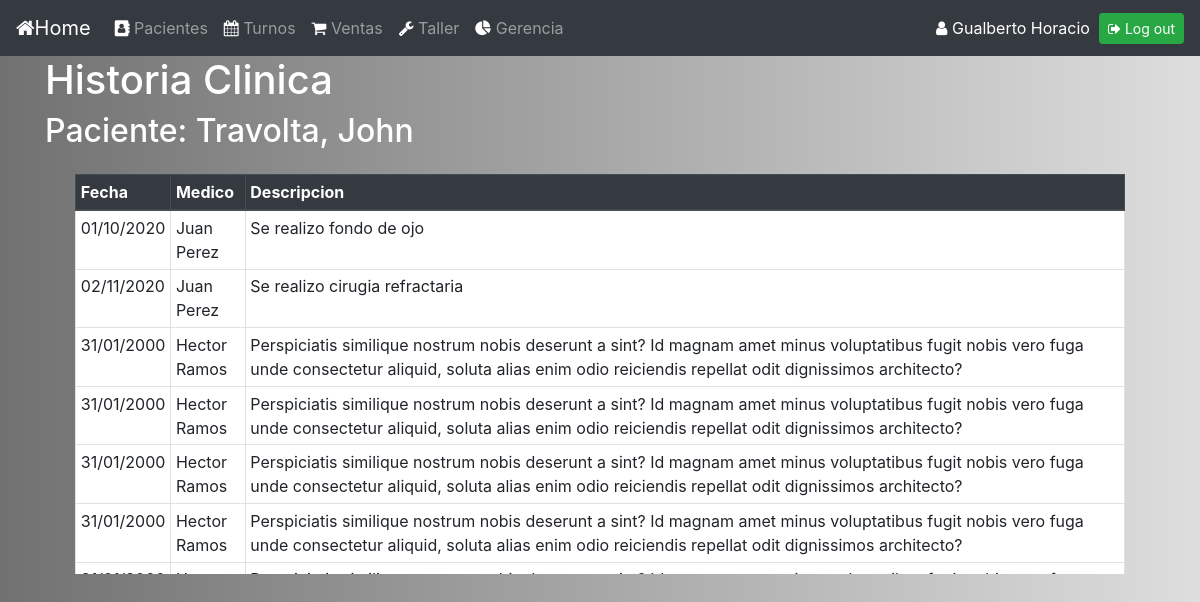
Page /122/historia_clinica (signed in) on the committed database.
### gestion_consultorio/models.py (models this page shows, shortened)
class paciente(models.Model):
    nombre = models.CharField(max_length=64)
    apellido = models.CharField(max_length=64)

class historia_medica(models.Model):
    id_paciente = models.ForeignKey(paciente, on_delete=models.CASCADE)
    id_medico = models.ForeignKey(medico, on_delete=models.CASCADE)
    fecha = models.DateField()
    descripcion = models.TextField(blank=True)

class medico(models.Model):
    nombre = models.CharField(max_length=64)
    apellido = models.CharField(max_length=64)
    def __str__(self):
        return f"{self.nombre} {self.apellido}"

### gestion_consultorio/views.py (the view)
# urls.py: path("<int:paciente_id>/historia_clinica", views.historia_clinica, name="historia_clinica"),
@login_required(login_url='login_view')
def historia_clinica(request, paciente_id):
    return render(request,"historia_clinica.html",{"paciente":paciente.objects.get(pk=paciente_id),"historia_clinica": historia_medica.objects.filter(id_paciente=paciente_id)})

### gestion_consultorio/templates/historia_clinica.html (shortened to what this page needs)
{% extends "layout.html" %}
{% block body %}
<div class="container">
  <h1 style="color:white">Historia Clinica</h1>
  <h2 style="color:white">Paciente: {{paciente.apellido}}, {{paciente.nombre}}</h2>
<div class="container">
  <div id="div1" class ="col-md-12">
    <table border="1" class="table table-hover table-bordered bg-white table-sm">
      <thead class="thead-dark">
        <tr>
          <th scope="col">Fecha</th>
          <th scope="col">Medico</th>
          <th scope="col">Descripcion</th>
        </tr>
      </thead>
      <tbody id="tabla_historia_clinica">
        {% for movimiento in historia_clinica %}
          <tr>
            <td>{{movimiento.fecha|date:"d/m/Y"}}</td>
            <td>{{movimiento.id_medico}}</td>
            <td>{{movimiento.descripcion}}</td>
          </tr>
        {% endfor %}
      </tbody>
    </table>
  </div>
</div>
{% endblock %}

### gestion_consultorio/templates/layout.html (shortened to what this page needs)
{% load static %}
<!DOCTYPE html>
<html lang="es">
<head>
    <link rel="stylesheet" href="https://cdn.jsdelivr.net/npm/bootstrap@4.5.3/dist/css/bootstrap.min.css">
    <link href="https://cdnjs.cloudflare.com/ajax/libs/font-awesome/4.7.0/css/font-awesome.min.css" rel="stylesheet">
    <link rel="stylesheet" href="{% static '/css/estilos.css' %}">
    <nav class="navbar navbar-expand-sm bg-dark navbar-dark">
        <a class="navbar-brand" href="{% url 'index' %}"> <i style="color:white;" class="fa fa-home" aria-hidden="true"></i>Home</a>
        <div class="collapse navbar-collapse" id="navbarTogglerDemo02">
            <ul class="navbar-nav mr-auto mt-2 mt-lg-0">
                <li class="nav-item">
                    <a class="nav-link" href="{% url 'pacientes' %}"> <i style="color:white;" class="fa fa-address-book" aria-hidden="true"></i> Pacientes</a>
                </li>
                <li class="nav-item">
                    <a class="nav-link" href="{% url 'turnos' %}"><i style="color:white;" class="fa fa-calendar" aria-hidden="true"></i> Turnos</a>
                </li>
                <li class="nav-item">
                    <a class="nav-link" href="{% url 'ventas' %}"><i style="color:white;" class="fa fa-shopping-cart" aria-hidden="true"></i> Ventas</a>
                </li>
                <li class="nav-item">
                    <a class="nav-link" href="{% url 'taller' %}"><i style="color:white;" class="fa fa-wrench" aria-hidden="true"></i> Taller</a>
                </li>
                <li class="nav-item">
                    <a class="nav-link" href="{% url 'gerencia' %}"><i style="color:white;" class="fa fa-pie-chart" aria-hidden="true"></i> Gerencia</a>
                </li>
            </ul>
            <a style="color: white; text-align:center;"><i style="color: white;" class="fa fa-user"></i>  {{ request.user.last_name }} {{ request.user.first_name }}</a> &nbsp;&nbsp;
            <a href="{% url 'logout_view' %}" class="btn btn-success btn-sm"><i class="fa fa-sign-out" aria-hidden="true"></i> Log out</a>
        </div>
    </nav>
</head>
<body>
    {%block body%}
    {%endblock%}
</body>
</html>

### gestion_consultorio/static/css/estilos.css (style rules this page uses)
body { background: #717171; background: -moz-linear-gradient(left, #717171 0%, #B3B3B3 61%, #DEDEDE 100%); background: -webkit-linear-gradient(left, #717171 0%, #B3B3B3 61%, #DEDEDE 100%); background: linear-gradient(to right, #717171 0%, #B3B3B3 61%, #DEDEDE 100%); }
#div1 { overflow-y: scroll; overflow-x: hidden; height:400px; width: 100%; }
td { margin: 0 auto; }

### rows in the picture
paciente: apellido "Travolta", nombre "John"
historia_medica: fecha "01/10/2020", id_medico "Juan Perez", descripcion "Se realizo fondo de ojo"
historia_medica: fecha "02/11/2020", id_medico "Juan Perez", descripcion "Se realizo cirugia refractaria"
historia_medica: fecha "31/01/2000", id_medico "Hector Ramos", descripcion "Perspiciatis similique nostrum nobis deserunt a sint? Id magnam amet minus voluptatibus fugit nobis vero fuga unde consectetur aliquid, soluta alias enim odio reiciendis repellat odit dignissimos architecto?"
historia_medica: fecha "31/01/2000", id_medico "Hector Ramos", descripcion "Perspiciatis similique nostrum nobis deserunt a sint? Id magnam amet minus voluptatibus fugit nobis vero fuga unde consectetur aliquid, soluta alias enim odio reiciendis repellat odit dignissimos architecto?"
historia_medica: fecha "31/01/2000", id_medico "Hector Ramos", descripcion "Perspiciatis similique nostrum nobis deserunt a sint? Id magnam amet minus voluptatibus fugit nobis vero fuga unde consectetur aliquid, soluta alias enim odio reiciendis repellat odit dignissimos architecto?"
historia_medica: fecha "31/01/2000", id_medico "Hector Ramos", descripcion "Perspiciatis similique nostrum nobis deserunt a sint? Id magnam amet minus voluptatibus fugit nobis vero fuga unde consectetur aliquid, soluta alias enim odio reiciendis repellat odit dignissimos architecto?"

### other values in the picture
{{ request.user.last_name }} "Gualberto"
{{ request.user.first_name }} "Horacio"
